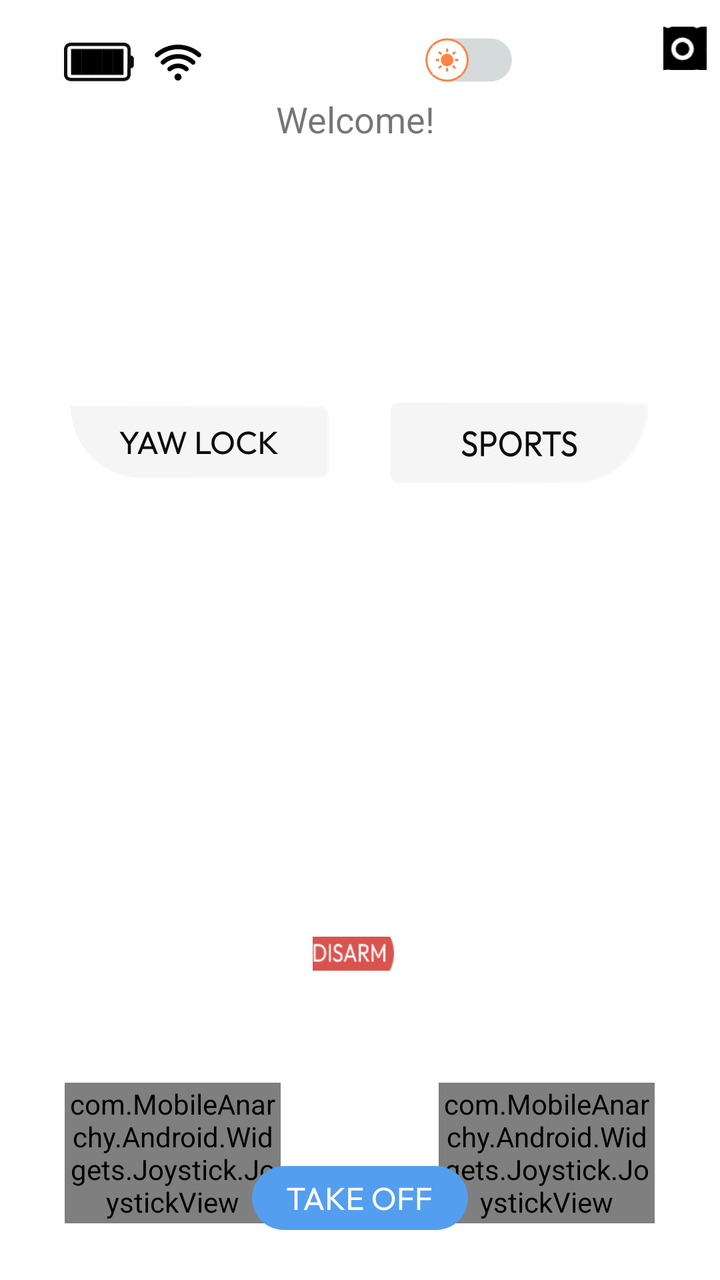
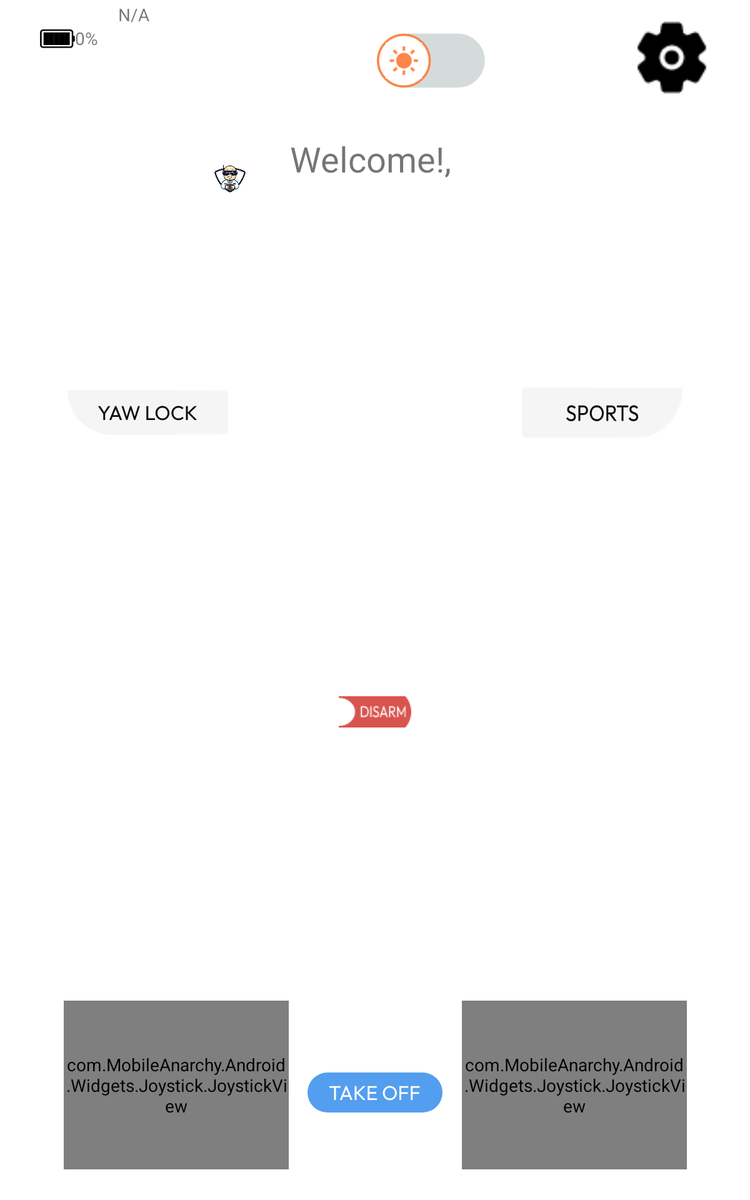

Compare how this app lays out the same screen by default and in its alternative resource folder. The renders come first, then the two layout files and the values they reference.
<!-- AndroidManifest.xml: application theme AppTheme -->
<!-- res/layout/activity_main.xml -->
<androidx.constraintlayout.widget.ConstraintLayout
    xmlns:android="http://schemas.android.com/apk/res/android"
    xmlns:app="http://schemas.android.com/apk/res-auto"
     xmlns:tools="http://schemas.android.com/tools"
     android:id="@+id/rootLayout"
    android:layout_width="match_parent"
    android:layout_height="match_parent"
    >

     









     
     <ImageView
         android:id="@+id/backgroundImage"
         android:layout_width="0dp"
         android:layout_height="0dp"
         android:contentDescription="Background Image"
         android:scaleType="fitXY"
         app:layout_constraintBottom_toBottomOf="parent"
         app:layout_constraintEnd_toEndOf="parent"
         app:layout_constraintHorizontal_bias="0.0"
         app:layout_constraintStart_toStartOf="parent"
         app:layout_constraintTop_toTopOf="parent"
         app:layout_constraintVertical_bias="0.0" />

     <ImageView
         android:id="@+id/cameraImageView"
         android:layout_width="0dp"
         android:layout_height="0dp"
         android:scaleType="fitXY"
         app:layout_constraintTop_toTopOf="parent"
         app:layout_constraintBottom_toBottomOf="parent"
         app:layout_constraintStart_toStartOf="parent"
         app:layout_constraintEnd_toEndOf="parent" />











    
    <ImageView
        android:id="@+id/battery_icon"
        android:layout_width="35dp"
        android:layout_height="30dp"
        android:src="@drawable/battery_100_dark"
        app:layout_constraintTop_toTopOf="parent"
        app:layout_constraintStart_toStartOf="parent"
        android:layout_marginStart="32dp"
        android:layout_marginTop="16dp" />

    










     <ImageView
         android:id="@+id/linkQuality_icon"
         android:layout_width="28dp"
         android:layout_height="30dp"
         android:src="@drawable/wifi4_dark"
         app:layout_constraintTop_toTopOf="@id/battery_icon"
         app:layout_constraintStart_toEndOf="@id/battery_icon"
         android:layout_marginStart="8dp" />
     













     
     <androidx.appcompat.widget.SwitchCompat
         android:id="@+id/themeSwitch"
         android:layout_width="wrap_content"
         android:layout_height="wrap_content"
         android:scaleX="0.6"
         android:scaleY="0.6"
         android:thumb="@drawable/thumb"
         app:track="@drawable/track"
         app:layout_constraintTop_toTopOf="parent"
         app:layout_constraintEnd_toStartOf="@id/imageButton_connect"
         android:layout_marginTop="6dp"
         android:layout_marginEnd="0dp" />

    
    <ImageButton
        android:id="@+id/imageButton_connect"
        android:layout_width="56dp"
        android:layout_height="47dp"
        android:background="@android:color/transparent"
        android:src="@drawable/connect_light"
        android:onClick="connectpck"
        android:contentDescription="Connect Button"
        android:scaleType="fitCenter"
        android:scaleX="0.9"
        android:scaleY="0.9"
        app:layout_constraintTop_toTopOf="parent"
        app:layout_constraintEnd_toStartOf="@id/imageButton_settings"
        android:layout_marginTop="6dp"
        android:layout_marginEnd="9dp"/>

    
     <ImageButton
         android:id="@+id/imageButton_settings"
         android:layout_width="0dp"
         android:layout_height="0dp"
         android:background="@android:color/transparent"
         android:src="@drawable/settings_dark"
         app:layout_constraintTop_toTopOf="parent"
         app:layout_constraintBottom_toBottomOf="parent"
         app:layout_constraintStart_toStartOf="parent"
         app:layout_constraintEnd_toEndOf="parent"
         app:layout_constraintWidth_percent="0.04"
         android:scaleX="1.5"
         android:scaleY="1.5"
         app:layout_constraintDimensionRatio="1:1"
         app:layout_constraintVertical_bias="0.027"
         app:layout_constraintHorizontal_bias="0.97"
        />

     















    
    <TextView
        android:id="@+id/textViewDisplayName"
        android:layout_width="wrap_content"
        android:layout_height="wrap_content"
        android:text="Welcome! "
        android:textSize="18sp"
        app:layout_constraintTop_toBottomOf="@id/imageButton_settings"
        app:layout_constraintStart_toStartOf="parent"
        app:layout_constraintEnd_toEndOf="parent"
        android:layout_marginTop="16dp" />

     
    <ImageButton
        android:id="@+id/joystick_left_hlock"
        android:layout_width="wrap_content"
        android:layout_height="wrap_content"
        android:background="@drawable/button_yawlock_selector"
        app:layout_constraintTop_toTopOf="parent"
        app:layout_constraintStart_toStartOf="@id/joystick_left"
        app:layout_constraintBottom_toBottomOf="parent"
        app:layout_constraintVertical_bias="0.34" />

    
    <ToggleButton
        android:id="@+id/toggle_althold"
        android:layout_width="wrap_content"
        android:layout_height="wrap_content"
        android:background="@drawable/button_sports_selector"
        android:textOff=""
        android:textOn=""
        android:onClick="althold_1"
        app:layout_constraintTop_toTopOf="parent"
        app:layout_constraintEnd_toEndOf="@id/joystick_right"
        app:layout_constraintBottom_toBottomOf="parent"
        app:layout_constraintVertical_bias="0.34" />

    
     <com.MobileAnarchy.Android.Widgets.Joystick.JoystickView
         android:id="@+id/joystick_left"
         android:layout_width="0dp"
         android:layout_height="0dp"
         app:layout_constraintDimensionRatio="1:0.65"
         app:layout_constraintBottom_toBottomOf="parent"
         app:layout_constraintEnd_toStartOf="@+id/joystick_right"
         app:layout_constraintHorizontal_bias="0.29"
         app:layout_constraintStart_toStartOf="parent"
         app:layout_constraintTop_toTopOf="parent"
         app:layout_constraintVertical_bias="0.95"
         app:layout_constraintWidth_percent="0.3" />

    
    <com.MobileAnarchy.Android.Widgets.Joystick.JoystickView
        android:id="@+id/joystick_right"
        android:layout_width="0dp"
        android:layout_height="0dp"
        app:layout_constraintDimensionRatio="1:0.65"
        app:layout_constraintEnd_toEndOf="parent"
        app:layout_constraintBottom_toBottomOf="parent"
        app:layout_constraintHorizontal_bias="0.87"
        app:layout_constraintTop_toTopOf="parent"
        app:layout_constraintStart_toStartOf="parent"
        app:layout_constraintVertical_bias="0.95"
        app:layout_constraintWidth_percent="0.3"
        />

    
     <androidx.appcompat.widget.SwitchCompat
         android:id="@+id/customSwitch"
         android:layout_width="0dp"
         android:layout_height="0dp"
         app:layout_constraintWidth_percent="0.07"
         app:layout_constraintDimensionRatio="2:1"
         android:onClick="arm"
         android:scaleX="1.6"
         android:scaleY="1.4"
         android:thumb="@drawable/ellipse_22"
         app:layout_constraintEnd_toEndOf="parent"
         app:layout_constraintBottom_toBottomOf="parent"
         app:layout_constraintHorizontal_bias="0.49"
         app:layout_constraintVertical_bias="0.75"
         app:layout_constraintStart_toStartOf="parent"
         app:layout_constraintTop_toTopOf="parent"
         app:track="@drawable/custom_switch_track" />

     
    <ImageButton
        android:id="@+id/toggle_takeoff_land"
        android:layout_width="wrap_content"
        android:layout_height="wrap_content"
        android:background="@drawable/ripple_takeoff"
        android:src="@drawable/ic_takeoff"
        app:layout_constraintStart_toStartOf="parent"
        app:layout_constraintEnd_toEndOf="parent"
        app:layout_constraintTop_toBottomOf="@id/customSwitch"
        app:layout_constraintBottom_toBottomOf="parent"
        app:layout_constraintVertical_bias="0.8"/>


























































 </androidx.constraintlayout.widget.ConstraintLayout>
<!-- resources referenced by this layout -->
<resources>
  <!-- drawable button_sports_selector (drawable) -->
  <?xml version="1.0" encoding="utf-8"?>
  <selector xmlns:android="http://schemas.android.com/apk/res/android">
      <item android:state_selected="true" android:drawable="@drawable/button_sports_brown" />
      <item android:drawable="@drawable/button_sports_white" />
  </selector>
  <!-- drawable button_yawlock_selector (drawable) -->
  <?xml version="1.0" encoding="utf-8"?>
  <selector xmlns:android="http://schemas.android.com/apk/res/android">
  <item android:state_selected="true" android:drawable="@drawable/button_yawlock_brown" />
  <item android:drawable="@drawable/button_yawlock_white" />
  </selector>
  <!-- drawable custom_switch_track (drawable) -->
  <selector xmlns:android="http://schemas.android.com/apk/res/android">
      <item android:state_checked="true" android:drawable="@drawable/arm_button" />
      <item android:drawable="@drawable/disarm_button" />
  </selector>
  <!-- drawable ellipse_22 (drawable) -->
  <vector xmlns:android="http://schemas.android.com/apk/res/android"
      android:width="24dp"
      android:height="24dp"
      android:viewportWidth="24"
      android:viewportHeight="24">
  
    <path
        android:fillColor="#FFFFFF"
        android:pathData="M12,4 A8,8 0 1,1 12,20 A8,8 0 1,1 12,4"/>
  </vector>
  <!-- drawable ripple_takeoff (drawable) -->
  <?xml version="1.0" encoding="utf-8"?>
  <ripple xmlns:android="http://schemas.android.com/apk/res/android"
      android:color="#33FFFFFF"> 
      <item android:id="@android:id/mask">
          <shape android:shape="rectangle">
              <solid android:color="#ffffff"/>
          </shape>
      </item>
  </ripple>
  <!-- drawable thumb (drawable) -->
  <?xml version="1.0" encoding="utf-8"?>
  <selector xmlns:android="http://schemas.android.com/apk/res/android">
      <item android:state_checked="true" android:drawable="@drawable/thumbtrue" />
      <item android:state_checked="false" android:drawable="@drawable/thumbfalse" />
  </selector>
  <style name="AppTheme" parent="Theme.MaterialComponents.Light.NoActionBar">
          <item name="colorPrimary">#3EC2FC</item>
          <item name="colorPrimaryDark">#99acc1</item>
          <item name="colorAccent">#FF4081</item>
      </style>
  <!-- drawable thumbtrue (drawable) -->
  <layer-list xmlns:android="http://schemas.android.com/apk/res/android">
      <item>
          <shape android:shape="oval">
              <solid android:color="@android:color/white" />
              <size android:width="24dp" android:height="24dp" />
              <stroke android:width="1dp" android:color="@color/darkGrey" />
          </shape>
      </item>
      <item
          android:drawable="@drawable/night"
          android:top="6dp"
          android:bottom="6dp"
          android:left="6dp"
          android:right="6dp" />
  </layer-list>
  <!-- drawable thumbfalse (drawable) -->
  <layer-list xmlns:android="http://schemas.android.com/apk/res/android">
      <item>
          <shape android:shape="oval">
              <solid android:color="@android:color/white" />
              <size android:width="24dp" android:height="24dp" />
              <stroke android:width="1.5dp" android:color="@color/sun" />
          </shape>
      </item>
      <item
          android:drawable="@drawable/sun"
          android:top="6dp"
          android:bottom="6dp"
          android:left="6dp"
          android:right="6dp" />
  </layer-list>
  <color name="darkGrey">#ff424242</color>
  <color name="wgrey">#d5dbdb</color>
  <color name="sun">#ff8447</color>
</resources>
<!-- res/layout-large/activity_main.xml (the repository's variant of the layout above) -->
<!-- drawn on a 7-inch tablet held upright -->
<androidx.constraintlayout.widget.ConstraintLayout xmlns:android="http://schemas.android.com/apk/res/android"
    xmlns:app="http://schemas.android.com/apk/res-auto"
    xmlns:tools="http://schemas.android.com/tools"
    android:id="@+id/rootLayout"
    android:layout_width="match_parent"
    android:layout_height="match_parent">


    
    <ImageView
        android:id="@+id/battery_icon"
        android:layout_width="28dp"
        android:layout_height="30dp"
        android:src="@drawable/battery_100_dark"
        app:layout_constraintTop_toTopOf="parent"
        app:layout_constraintStart_toStartOf="parent"
        android:layout_marginStart="32dp"
        android:layout_marginTop="16dp" />

    
    <TextView
        android:id="@+id/battery_text"
        android:layout_width="wrap_content"
        android:layout_height="wrap_content"
        android:text="0%"
        android:textAppearance="?android:attr/textAppearanceSmall"
        app:layout_constraintTop_toTopOf="parent"
        app:layout_constraintStart_toEndOf="@id/battery_icon"
        android:layout_marginTop="21dp"
        android:layout_marginStart="0dp" />

    
    <ImageView
        android:id="@+id/linkQuality_icon"
        android:layout_width="wrap_content"
        android:layout_height="wrap_content"
        android:layout_marginStart="12dp"
        android:scaleX="1.6"
        android:scaleY="1.6"
        android:layout_marginTop="21dp"
        android:src="@drawable/ic_wifi_tethering_black_18dp"
        app:layout_constraintTop_toTopOf="parent"
        app:layout_constraintStart_toEndOf="@id/battery_text" />

    
    <TextView
        android:id="@+id/linkQuality_text"
        android:layout_width="wrap_content"
        android:layout_height="wrap_content"
        android:text="N/A"
        android:textAppearance="?android:attr/textAppearanceSmall"
        app:layout_constraintBottom_toBottomOf="@id/linkQuality_icon"
        app:layout_constraintStart_toEndOf="@id/linkQuality_icon"
        android:layout_marginStart="4dp" />

    

    

    <androidx.appcompat.widget.SwitchCompat
        android:id="@+id/themeSwitch"
        android:layout_width="79dp"
        android:layout_height="65dp"
        android:layout_marginTop="16dp"
        android:layout_marginEnd="28dp"
        android:scaleX="1.2"
        android:scaleY="1.2"
        android:thumb="@drawable/thumb"
        app:layout_constraintEnd_toStartOf="@id/imageButton_connect"
        app:layout_constraintTop_toTopOf="parent"
        app:track="@drawable/track" />

    


    
    <ImageButton
        android:id="@+id/imageButton_connect"
        android:layout_width="76dp"
        android:layout_height="67dp"
        android:layout_marginTop="16dp"
        android:layout_marginEnd="12dp"
        android:background="@android:color/transparent"
        android:contentDescription="Connect Button"
        android:scaleType="fitCenter"
        android:scaleX="1.9"
        android:scaleY="1.9"
        android:src="@drawable/connect_light"
        app:layout_constraintEnd_toStartOf="@id/imageButton_settings"
        app:layout_constraintTop_toTopOf="parent" />

    <ImageButton
        android:id="@+id/imageButton_settings"
        android:layout_width="88dp"
        android:layout_height="92dp"
        android:layout_marginEnd="16dp"
        android:background="@android:color/transparent"
        android:scaleX="2.6"
        android:scaleY="2.6"
        android:src="@drawable/settings_dark"
        app:layout_constraintDimensionRatio="1:1"
        app:layout_constraintEnd_toEndOf="parent"
        app:layout_constraintTop_toTopOf="parent"
        app:layout_constraintWidth_percent="0.08"
        tools:ignore="MissingConstraints" />

    <ImageView
        android:id="@+id/assistantImage"
        android:layout_width="0dp"
        android:layout_height="0dp"
        app:layout_constraintWidth_percent="0.08"
        app:layout_constraintDimensionRatio="1:1"
        app:layout_constraintBottom_toBottomOf="parent"
        app:layout_constraintVertical_bias="0.13"
        android:src="@drawable/anime_girl"
        android:visibility="visible"
        app:layout_constraintEnd_toEndOf="parent"
        app:layout_constraintHorizontal_bias="0.29"
        app:layout_constraintStart_toStartOf="parent"
        app:layout_constraintTop_toTopOf="parent" />

    
    <TextView
        android:id="@+id/textViewDisplayName"
        android:layout_width="wrap_content"
        android:layout_height="wrap_content"
        android:text="Welcome!, "
        android:textSize="28sp"
        app:layout_constraintTop_toBottomOf="@id/imageButton_settings"
        app:layout_constraintStart_toStartOf="parent"
        app:layout_constraintEnd_toEndOf="parent"
        android:layout_marginTop="16dp" />

    
    <ImageButton
        android:id="@+id/joystick_left_hlock"
        android:layout_width="wrap_content"
        android:layout_height="wrap_content"
        android:background="@drawable/button_yawlock_selector"
        app:layout_constraintTop_toTopOf="parent"
        app:layout_constraintStart_toStartOf="@id/joystick_left"
        app:layout_constraintBottom_toBottomOf="parent"
        app:layout_constraintVertical_bias="0.34" />

    
    <ToggleButton
        android:id="@+id/toggle_althold"
        android:layout_width="wrap_content"
        android:layout_height="wrap_content"
        android:background="@drawable/button_sports_selector"
        android:textOff=""
        android:textOn=""
        app:layout_constraintTop_toTopOf="parent"
        app:layout_constraintEnd_toEndOf="@id/joystick_right"
        app:layout_constraintBottom_toBottomOf="parent"
        app:layout_constraintVertical_bias="0.34" />

    
    <com.MobileAnarchy.Android.Widgets.Joystick.JoystickView
        android:id="@+id/joystick_left"
        android:layout_width="0dp"
        android:layout_height="0dp"
        app:layout_constraintDimensionRatio="1:0.75"
        app:layout_constraintBottom_toBottomOf="parent"
        app:layout_constraintEnd_toStartOf="@+id/joystick_right"
        app:layout_constraintHorizontal_bias="0.27"
        app:layout_constraintStart_toStartOf="parent"
        app:layout_constraintTop_toTopOf="parent"
        app:layout_constraintVertical_bias="0.97"
        app:layout_constraintWidth_percent="0.3" />


    
    <com.MobileAnarchy.Android.Widgets.Joystick.JoystickView
        android:id="@+id/joystick_right"
        android:layout_width="0dp"
        android:layout_height="0dp"
        app:layout_constraintDimensionRatio="1:0.75"
        app:layout_constraintEnd_toEndOf="parent"
        app:layout_constraintBottom_toBottomOf="parent"
        app:layout_constraintHorizontal_bias="0.88"
        app:layout_constraintTop_toTopOf="parent"
        app:layout_constraintStart_toStartOf="parent"
        app:layout_constraintVertical_bias="0.97"
        app:layout_constraintWidth_percent="0.3"
        />

    
    <androidx.appcompat.widget.SwitchCompat
        android:id="@+id/customSwitch"
        android:layout_width="0dp"
        android:layout_height="0dp"
        app:layout_constraintWidth_percent="0.06"
        app:layout_constraintDimensionRatio="2:1"
        android:onClick="arm"
        android:scaleX="1.6"
        android:scaleY="1.4"
        android:thumb="@drawable/ellipse_22"
        app:layout_constraintEnd_toEndOf="parent"
        app:layout_constraintBottom_toBottomOf="parent"
        app:layout_constraintHorizontal_bias="0.5"
        app:layout_constraintVertical_bias="0.595"
        app:layout_constraintStart_toStartOf="parent"
        app:layout_constraintTop_toTopOf="parent"
        app:track="@drawable/custom_switch_track" />

    
    <ImageButton
        android:id="@+id/toggle_takeoff_land"
        android:layout_width="wrap_content"
        android:layout_height="wrap_content"
        android:background="@null"
        android:src="@drawable/ic_takeoff"
        app:layout_constraintStart_toStartOf="parent"
        app:layout_constraintEnd_toEndOf="parent"
        app:layout_constraintTop_toBottomOf="@id/customSwitch"
        app:layout_constraintBottom_toBottomOf="parent"
        app:layout_constraintVertical_bias="0.8"/>

</androidx.constraintlayout.widget.ConstraintLayout>
<!-- resources referenced by the variant -->
<!-- as a 7-inch tablet held upright resolves them -->
<resources>
  <!-- drawable button_sports_selector (drawable) -->
  <?xml version="1.0" encoding="utf-8"?>
  <selector xmlns:android="http://schemas.android.com/apk/res/android">
      <item android:state_selected="true" android:drawable="@drawable/button_sports_brown" />
      <item android:drawable="@drawable/button_sports_white" />
  </selector>
  <!-- drawable button_yawlock_selector (drawable) -->
  <?xml version="1.0" encoding="utf-8"?>
  <selector xmlns:android="http://schemas.android.com/apk/res/android">
  <item android:state_selected="true" android:drawable="@drawable/button_yawlock_brown" />
  <item android:drawable="@drawable/button_yawlock_white" />
  </selector>
  <!-- drawable custom_switch_track (drawable) -->
  <selector xmlns:android="http://schemas.android.com/apk/res/android">
      <item android:state_checked="true" android:drawable="@drawable/arm_button" />
      <item android:drawable="@drawable/disarm_button" />
  </selector>
  <!-- drawable ellipse_22 (drawable) -->
  <vector xmlns:android="http://schemas.android.com/apk/res/android"
      android:width="24dp"
      android:height="24dp"
      android:viewportWidth="24"
      android:viewportHeight="24">
  
    <path
        android:fillColor="#FFFFFF"
        android:pathData="M12,4 A8,8 0 1,1 12,20 A8,8 0 1,1 12,4"/>
  </vector>
  <!-- drawable thumb (drawable) -->
  <?xml version="1.0" encoding="utf-8"?>
  <selector xmlns:android="http://schemas.android.com/apk/res/android">
      <item android:state_checked="true" android:drawable="@drawable/thumbtrue" />
      <item android:state_checked="false" android:drawable="@drawable/thumbfalse" />
  </selector>
  <!-- drawable track (drawable) -->
  <?xml version="1.0" encoding="utf-8"?>
  <selector xmlns:android="http://schemas.android.com/apk/res/android">
      <item android:state_checked="true">
          <shape android:shape="rectangle">
              <solid android:color="@color/darkGrey" />
              <size  android:height="8dp" />
              <corners android:radius="100dp" />
          </shape>
      </item>
      <item android:state_checked="false">
          <shape android:shape="rectangle">
              <solid android:color="@color/wgrey" />
              <size  android:height="8dp" />
              <corners android:radius="100dp" />
          </shape>
      </item>
  </selector>
  <style name="AppTheme" parent="Theme.MaterialComponents.Light.NoActionBar">
          <item name="colorPrimary">#3EC2FC</item>
          <item name="colorPrimaryDark">#99acc1</item>
          <item name="colorAccent">#FF4081</item>
      </style>
  <!-- drawable thumbtrue (drawable) -->
  <layer-list xmlns:android="http://schemas.android.com/apk/res/android">
      <item>
          <shape android:shape="oval">
              <solid android:color="@android:color/white" />
              <size android:width="24dp" android:height="24dp" />
              <stroke android:width="1dp" android:color="@color/darkGrey" />
          </shape>
      </item>
      <item
          android:drawable="@drawable/night"
          android:top="6dp"
          android:bottom="6dp"
          android:left="6dp"
          android:right="6dp" />
  </layer-list>
  <!-- drawable thumbfalse (drawable) -->
  <layer-list xmlns:android="http://schemas.android.com/apk/res/android">
      <item>
          <shape android:shape="oval">
              <solid android:color="@android:color/white" />
              <size android:width="24dp" android:height="24dp" />
              <stroke android:width="1.5dp" android:color="@color/sun" />
          </shape>
      </item>
      <item
          android:drawable="@drawable/sun"
          android:top="6dp"
          android:bottom="6dp"
          android:left="6dp"
          android:right="6dp" />
  </layer-list>
  <color name="darkGrey">#ff424242</color>
  <color name="wgrey">#d5dbdb</color>
  <color name="sun">#ff8447</color>
</resources>
